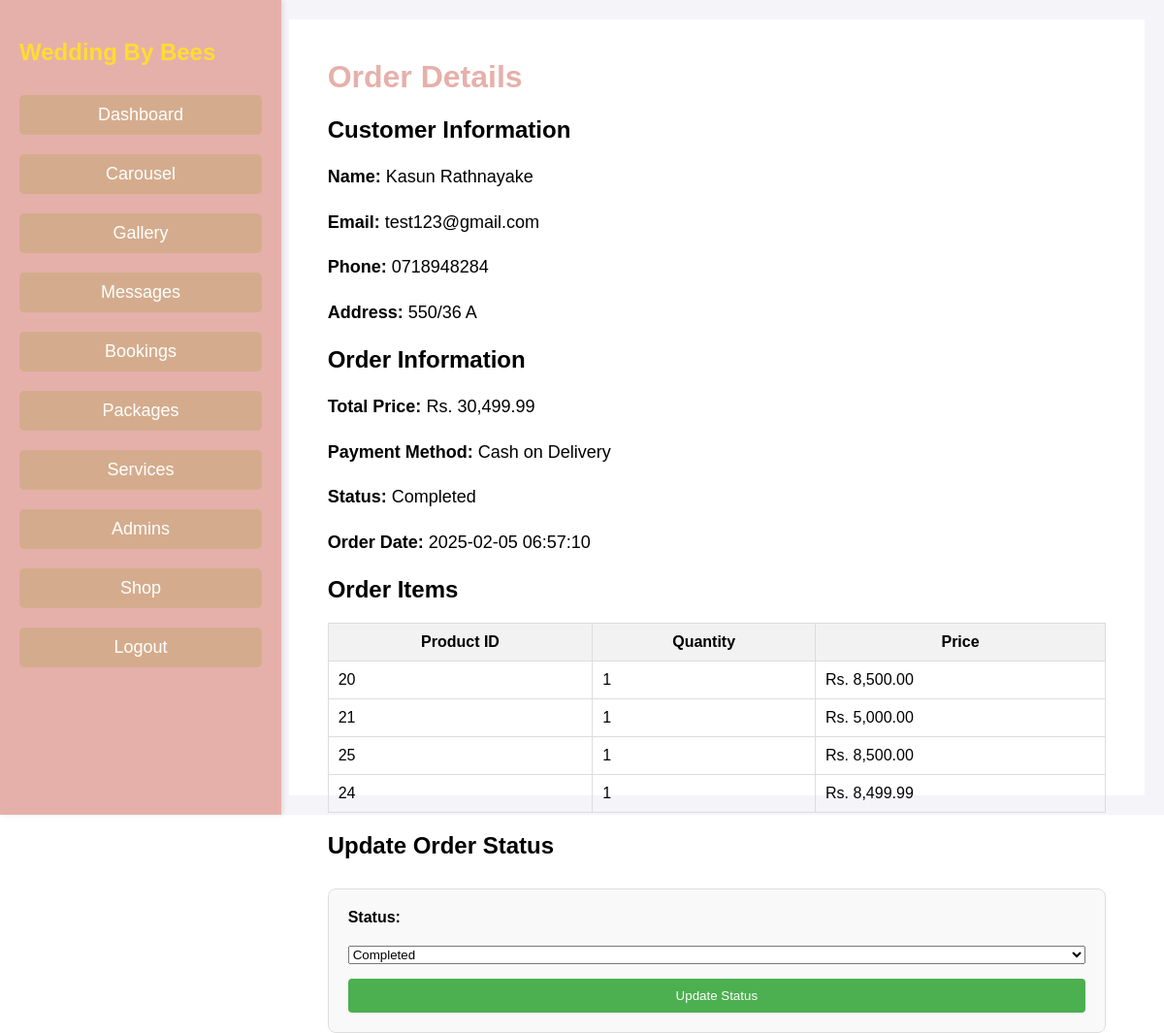
Page /admin/order_details.php?order_id=13 (signed in) on the committed database.
### tables this page shows
CREATE TABLE `orders` (
  `id` int(11) NOT NULL,
  `customer_id` int(11) NOT NULL,
  `shipping_name` varchar(100) NOT NULL,
  `shipping_email` varchar(100) NOT NULL,
  `shipping_phone` varchar(15) NOT NULL,
  `shipping_address` text NOT NULL,
  `total_price` decimal(10,2) NOT NULL,
  `payment_method` enum('Cash on Delivery','Card') NOT NULL,
  `status` enum('Pending','Completed','Cancelled') NOT NULL,
  `order_date` timestamp NOT NULL DEFAULT current_timestamp()
);

CREATE TABLE `order_items` (
  `id` int(11) NOT NULL,
  `order_id` int(11) NOT NULL,
  `product_id` int(11) NOT NULL,
  `quantity` int(11) NOT NULL,
  `price` decimal(10,2) NOT NULL
);

### admin/order_details.php (the view, shortened to what this page needs)
<?php
include '../inc/links.php';
$order_id = $_GET['order_id'];
$order_sql = "SELECT * FROM orders WHERE id = ?";
$stmt = $conn->prepare($order_sql);
$stmt->bind_param("i", $order_id);
$stmt->execute();
$order = $stmt->get_result()->fetch_assoc();
$items_sql = "SELECT * FROM order_items WHERE order_id = ?";
$stmt = $conn->prepare($items_sql);
$stmt->bind_param("i", $order_id);
$stmt->execute();
$order_items = $stmt->get_result()->fetch_all(MYSQLI_ASSOC);
?>
<!DOCTYPE html>
<html lang="en">
<head>
    <link rel="stylesheet" href="../css/dashboard.css">
</head>
<body>
<div class="dashboard-container">
    <?php include 'header.php'; ?>
    <div class="main-content">
        <h1>Order Details</h1>
        <div class="order-info">
            <h2>Customer Information</h2>
            <p><strong>Name:</strong> <?php echo $order['shipping_name']; ?></p>
            <p><strong>Email:</strong> <?php echo $order['shipping_email']; ?></p>
            <p><strong>Phone:</strong> <?php echo $order['shipping_phone']; ?></p>
            <p><strong>Address:</strong> <?php echo $order['shipping_address']; ?></p>
            <h2>Order Information</h2>
            <p><strong>Total Price:</strong> Rs. <?php echo number_format($order['total_price'], 2); ?></p>
            <p><strong>Payment Method:</strong> <?php echo ucfirst($order['payment_method']); ?></p>
            <p><strong>Status:</strong> <?php echo ucfirst($order['status']); ?></p>
            <p><strong>Order Date:</strong> <?php echo $order['order_date']; ?></p>
            <h2>Order Items</h2>
            <table class="table table-bordered">
                <thead>
                    <tr>
                        <th>Product ID</th>
                        <th>Quantity</th>
                        <th>Price</th>
                    </tr>
                </thead>
                <tbody>
                    <?php foreach ($order_items as $item) { ?>
                        <tr>
                            <td><?php echo $item['product_id']; ?></td>
                            <td><?php echo $item['quantity']; ?></td>
                            <td>Rs. <?php echo number_format($item['price'], 2); ?></td>
                        </tr>
                    <?php } ?>
                </tbody>
            </table>
            <h2>Update Order Status</h2>
            <form method="POST">
                <label for="status">Status:</label>
                <select name="status">
                    <option value="Completed" <?php echo $order['status'] == 'Completed' ? 'selected' : ''; ?>>Completed</option>
                </select>
                <button type="submit" class="btn btn-success">Update Status</button>
            </form>
        </div>
    </div>
</div>
</body>
</html>

### css/header.css (style rules this page uses)
body { font-family: Arial, sans-serif; background-color: transparent; margin: 0; padding: 0; display: flex; background-attachment: fixed; border-color: transparent; }
.dashboard-container { display: flex; width: 100%; height: 100vh; }
.main-content { flex-grow: 1; padding: 40px; background-color: #fff; }
.main-content h1 { color: #e6b0aa; }
.main-content p { font-size: 18px; line-height: 1.6; }
.main-content { flex-grow: 1; padding: 40px; background-color: #fff; margin-left: 250px; }

### css/dashboard.css (style rules this page uses)
.dashboard-container { padding: 20px; width: calc(100% - 250px); border-color: white; }
form { margin-top: 30px; padding: 20px; background-color: #f9f9f9; border: 1px solid #ddd; border-radius: 8px; display: flex; flex-direction: column; gap: 15px; }
label { font-weight: bold; margin-bottom: 5px; }
button[type="submit"] { padding: 10px 15px; border: none; background-color: #4caf50; color: white; border-radius: 4px; cursor: pointer; transition: background-color 0.3s ease; }
table { width: 100%; border-collapse: collapse; margin-top: 10px; }
table, th, td { border: 1px solid #ddd; padding: 10px; }
th { background-color: #f2f2f2; }
td { text-align: left; }
body { margin: 0; font-family: Arial, sans-serif; background-attachment: fixed; border-color: transparent; }
.dashboard-container { padding: 20px; width: calc(100% - 250px); }
.main-content { padding-top: 20px; }
.dashboard-container { width: 100%; margin: 0 auto; padding: 20px; font-family: Arial, sans-serif; background-color: #f4f4f9; border-color: white; }

### rows in the picture
orders: shipping_name "Kasun Rathnayake", shipping_email "test123@gmail.com", shipping_phone "0718948284", shipping_address "550/36 A", total_price "30,499.99", payment_method "Cash on Delivery", status "Completed", order_date "2025-02-05 06:57:10"
order_items: product "20", quantity "1", price "8,500.00"
order_items: product "21", quantity "1", price "5,000.00"
order_items: product "25", quantity "1", price "8,500.00"
order_items: product "24", quantity "1", price "8,499.99"
